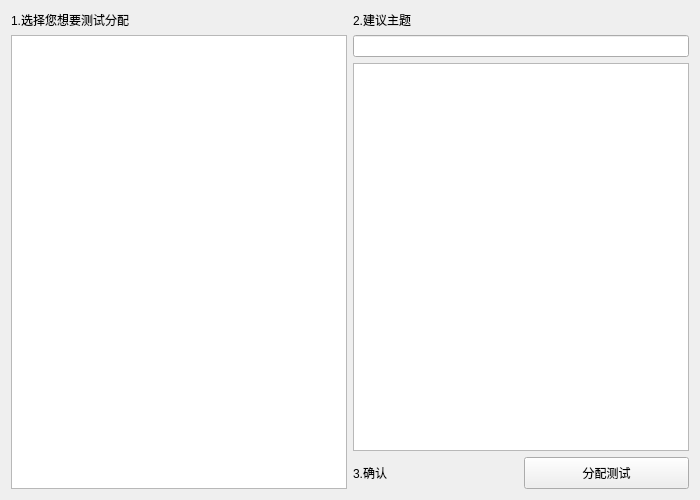
<?xml version="1.0" encoding="UTF-8"?>
<ui version="4.0">
 <class>AssignDownloadWidget</class>
 <widget class="QWidget" name="AssignDownloadWidget">
  <property name="geometry">
   <rect>
    <x>0</x>
    <y>0</y>
    <width>700</width>
    <height>500</height>
   </rect>
  </property>
  <property name="sizePolicy">
   <sizepolicy hsizetype="Preferred" vsizetype="Preferred">
    <horstretch>0</horstretch>
    <verstretch>0</verstretch>
   </sizepolicy>
  </property>
  <property name="minimumSize">
   <size>
    <width>700</width>
    <height>500</height>
   </size>
  </property>
  <property name="windowTitle">
   <string>分配下载</string>
  </property>
  <layout class="QHBoxLayout" name="horizontalLayout_2">
   <item>
    <layout class="QVBoxLayout" name="verticalLayout_2">
     <item>
      <widget class="QLabel" name="_firstStepLabel">
       <property name="text">
        <string>1.选择您想要测试分配</string>
       </property>
      </widget>
     </item>
     <item>
      <widget class="QTableView" name="_testDataTableView">
       <property name="selectionMode">
        <enum>QAbstractItemView::ExtendedSelection</enum>
       </property>
       <property name="selectionBehavior">
        <enum>QAbstractItemView::SelectRows</enum>
       </property>
       <property name="gridStyle">
        <enum>Qt::SolidLine</enum>
       </property>
      </widget>
     </item>
    </layout>
   </item>
   <item>
    <layout class="QVBoxLayout" name="verticalLayout">
     <item>
      <widget class="QLabel" name="_secondStepLabel">
       <property name="text">
        <string>2.建议主题</string>
       </property>
      </widget>
     </item>
     <item>
      <widget class="QLineEdit" name="_filterLineEdit"/>
     </item>
     <item>
      <widget class="QListView" name="_subjListView"/>
     </item>
     <item>
      <layout class="QHBoxLayout" name="horizontalLayout">
       <item>
        <widget class="QLabel" name="_thirdStepLabel">
         <property name="text">
          <string>3.确认</string>
         </property>
        </widget>
       </item>
       <item>
        <widget class="QPushButton" name="_assignTestPushButton">
         <property name="minimumSize">
          <size>
           <width>0</width>
           <height>32</height>
          </size>
         </property>
         <property name="text">
          <string>分配测试</string>
         </property>
        </widget>
       </item>
      </layout>
     </item>
    </layout>
   </item>
  </layout>
 </widget>
 <resources/>
 <connections/>
</ui>
